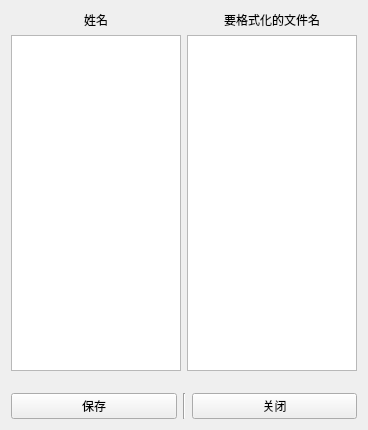
<?xml version="1.0" encoding="UTF-8"?>
<ui version="4.0">
 <class>Form</class>
 <widget class="QWidget" name="Form">
  <property name="geometry">
   <rect>
    <x>0</x>
    <y>0</y>
    <width>368</width>
    <height>430</height>
   </rect>
  </property>
  <property name="windowTitle">
   <string>Form</string>
  </property>
  <layout class="QGridLayout" name="gridLayout">
   <item row="0" column="0">
    <layout class="QVBoxLayout" name="verticalLayout_3">
     <item>
      <layout class="QHBoxLayout" name="horizontalLayout">
       <item>
        <layout class="QVBoxLayout" name="verticalLayout">
         <item alignment="Qt::AlignmentFlag::AlignHCenter">
          <widget class="QLabel" name="name_lb">
           <property name="text">
            <string>姓名</string>
           </property>
           <property name="alignment">
            <set>Qt::AlignmentFlag::AlignCenter</set>
           </property>
          </widget>
         </item>
         <item>
          <widget class="QPlainTextEdit" name="names_pte">
           <property name="minimumSize">
            <size>
             <width>168</width>
             <height>0</height>
            </size>
           </property>
          </widget>
         </item>
        </layout>
       </item>
       <item>
        <layout class="QVBoxLayout" name="verticalLayout_2">
         <item alignment="Qt::AlignmentFlag::AlignHCenter">
          <widget class="QLabel" name="f_name_lb">
           <property name="minimumSize">
            <size>
             <width>168</width>
             <height>0</height>
            </size>
           </property>
           <property name="text">
            <string>要格式化的文件名</string>
           </property>
           <property name="alignment">
            <set>Qt::AlignmentFlag::AlignCenter</set>
           </property>
          </widget>
         </item>
         <item>
          <widget class="QPlainTextEdit" name="f_names_pte">
           <property name="minimumSize">
            <size>
             <width>168</width>
             <height>336</height>
            </size>
           </property>
          </widget>
         </item>
        </layout>
       </item>
      </layout>
     </item>
     <item>
      <widget class="QLabel" name="info_lb">
       <property name="minimumSize">
        <size>
         <width>150</width>
         <height>10</height>
        </size>
       </property>
       <property name="text">
        <string/>
       </property>
       <property name="alignment">
        <set>Qt::AlignmentFlag::AlignCenter</set>
       </property>
      </widget>
     </item>
     <item>
      <layout class="QHBoxLayout" name="horizontalLayout_2">
       <item>
        <widget class="QPushButton" name="save_pb">
         <property name="text">
          <string>保存</string>
         </property>
        </widget>
       </item>
       <item>
        <widget class="Line" name="line">
         <property name="orientation">
          <enum>Qt::Orientation::Vertical</enum>
         </property>
        </widget>
       </item>
       <item>
        <widget class="QPushButton" name="close_pb">
         <property name="text">
          <string>关闭</string>
         </property>
        </widget>
       </item>
      </layout>
     </item>
    </layout>
   </item>
  </layout>
 </widget>
 <resources/>
 <connections/>
</ui>
